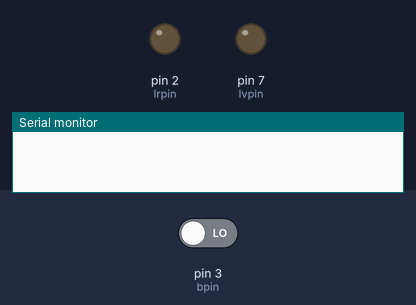
The sketch below on a simulated Arduino Uno, built with avr-gcc and run on an emulated ATmega328P. On the bench: output pins drawn as LEDs (lit = HIGH), the last lines printed to the serial monitor. Inputs (shaded band) come from the test bench; at power-on: pin 3 (bpin) LOW.

Above: at 1.2 s.
1.3 s: pin 3 (bpin) driven HIGH
At 1.7 s:
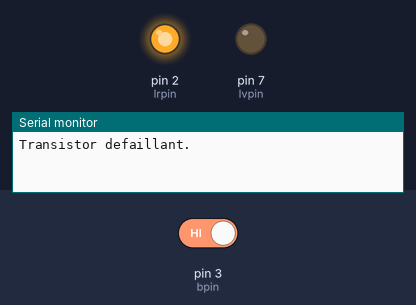
Timing chart, 0 to 4.3 s (numbered marks = the images above; inputs shaded):
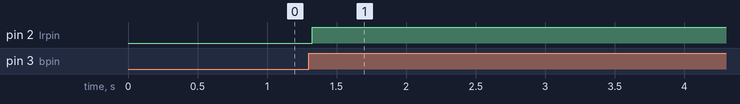

Measured:
- after the input at 1.3 s, pin 2 (lrpin): LOW → HIGH at once

The sketch:

Testeur_Transistor_ROOS-Theophile_BOUCHER-Laure.ino
```cpp
int Ab = A5, Ac = A3, bpin = 3, bstate = LOW, dbstate = LOW, lrpin = 2, lvpin = 7;
double Vb = 0.0, Vc=0.0, Ib = 0.0, Ic = 0.0, beta = 0.0;
double t = 0.0, dt = 50.0;

void setup() {
  // put your setup code here, to run once:
  pinMode(Ab, INPUT);
  pinMode(Ac, INPUT);
  pinMode(bpin, INPUT);
  pinMode(lrpin, OUTPUT);
  pinMode(lvpin, OUTPUT);


  Serial.begin(9600);
}

inline double
a2t(int A)
{
  double V = (double(A)*5)/1024.0;
  return V;
}

inline double
getCurrent(double V, double R)
{
  double I = (5-V)/R;
  return I;
}

void loop() {
  // put your main code here, to run repeatedly:
  t = millis();

  if(t-dt > 50)
  {
    dt = t;
    bstate = digitalRead(bpin);

    if (bstate != dbstate)
    {
      dbstate = bstate;

      if (bstate == HIGH)
      {
        Vb = a2t(analogRead(Ab));
        Vc = a2t(analogRead(Ac));
        Ib = getCurrent(Vb, 2000000.0);
        Ic = getCurrent(Vc, 2500.0);

        beta = Ic/Ib;

        if (beta > 440 && beta < 600) //Les caractéristiques nous informent que le béta du transistor doit être entre 450 et 900.
        {                             //Les paramétres içi présents prennent en compte la marge d'erreur de l'Arduino.
          digitalWrite(lvpin, HIGH);
          digitalWrite(lrpin, LOW);
          Serial.println("Transistor ok.");
          Serial.print("beta =");
          Serial.print(int(beta));
          Serial.print("; Vbe =");
          Serial.print(Vb);
          Serial.print("V; Vce =");
          Serial.print(Vc);
          Serial.print("V; Ic =");
          Serial.print(Ic*1000);
          Serial.print("mA\n");
        }
        else
        {
          digitalWrite(lvpin, LOW);
          digitalWrite(lrpin, HIGH);
          Serial.println("Transistor defaillant.");
        }


      }
    }
  }
}
```
